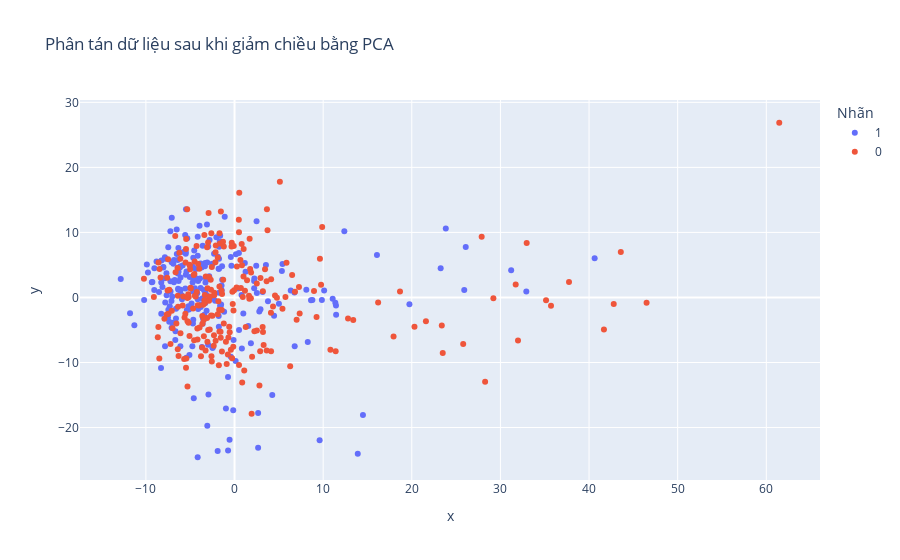

Write notebook code for a chart like this one.
### Markdown cell above
4. Tiến hành giảm chiều dữ liệu để quan sát cấu trúc

### Code cell
from sklearn.decomposition import PCA

pca = PCA(n_components=2)
x_pca = pca.fit_transform(x_scaled)

fig = px.scatter(x_pca[:0], x=x_pca[:,0], y=x_pca[:,1], color=df_pivot['label'].astype(str),
                 title="Phân tán dữ liệu sau khi giảm chiều bằng PCA",
                 labels={'color': 'Nhãn'})

fig.show()

### Figure 1 — Plotly figure (JSON) as saved in the notebook; plotly's stock layout.template omitted (floating-point values rounded to 4 significant figures; data arrays with more than 128 entries replaced by an {"elided": "..."} marker saying what was removed)
{"data": [{"hovertemplate": "Nhãn=1<br>x=%{x}<br>y=%{y}<extra></extra>", "legendgroup": "1", "marker": {"color": "#636efa", "symbol": "circle"}, "mode": "markers", "name": "1", "orientation": "v", "showlegend": true, "type": "scatter", "x": {"elided": "235 float values"}, "xaxis": "x", "y": {"elided": "235 float values"}, "yaxis": "y"}, {"hovertemplate": "Nhãn=0<br>x=%{x}<br>y=%{y}<extra></extra>", "legendgroup": "0", "marker": {"color": "#EF553B", "symbol": "circle"}, "mode": "markers", "name": "0", "orientation": "v", "showlegend": true, "type": "scatter", "x": {"elided": "233 float values"}, "xaxis": "x", "y": {"elided": "233 float values"}, "yaxis": "y"}], "layout": {"legend": {"title": {"text": "Nhãn"}, "tracegroupgap": 0}, "title": {"text": "Phân tán dữ liệu sau khi giảm chiều bằng PCA"}, "xaxis": {"anchor": "y", "domain": [0, 1], "title": {"text": "x"}}, "yaxis": {"anchor": "x", "domain": [0, 1], "title": {"text": "y"}}}}
